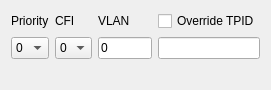
<ui version="4.0" >
 <class>Form</class>
 <widget class="QWidget" name="Form" >
  <property name="geometry" >
   <rect>
    <x>0</x>
    <y>0</y>
    <width>271</width>
    <height>90</height>
   </rect>
  </property>
  <property name="windowTitle" >
   <string>Form</string>
  </property>
  <layout class="QGridLayout" >
   <item row="0" column="0" >
    <layout class="QGridLayout" >
     <item row="0" column="0" >
      <widget class="QLabel" name="label_9" >
       <property name="text" >
        <string>Priority</string>
       </property>
      </widget>
     </item>
     <item row="0" column="1" >
      <widget class="QLabel" name="label_8" >
       <property name="text" >
        <string>CFI</string>
       </property>
      </widget>
     </item>
     <item row="0" column="2" >
      <widget class="QLabel" name="label_10" >
       <property name="text" >
        <string>VLAN</string>
       </property>
      </widget>
     </item>
     <item row="0" column="3" >
      <widget class="QCheckBox" name="cbCvlanTpidOverride" >
       <property name="enabled" >
        <bool>true</bool>
       </property>
       <property name="text" >
        <string>Override TPID</string>
       </property>
      </widget>
     </item>
     <item row="1" column="0" >
      <widget class="QComboBox" name="cmbCvlanPrio" >
       <property name="enabled" >
        <bool>true</bool>
       </property>
       <item>
        <property name="text" >
         <string>0</string>
        </property>
       </item>
       <item>
        <property name="text" >
         <string>1</string>
        </property>
       </item>
       <item>
        <property name="text" >
         <string>2</string>
        </property>
       </item>
       <item>
        <property name="text" >
         <string>3</string>
        </property>
       </item>
       <item>
        <property name="text" >
         <string>4</string>
        </property>
       </item>
       <item>
        <property name="text" >
         <string>5</string>
        </property>
       </item>
       <item>
        <property name="text" >
         <string>6</string>
        </property>
       </item>
       <item>
        <property name="text" >
         <string>7</string>
        </property>
       </item>
      </widget>
     </item>
     <item row="1" column="1" >
      <widget class="QComboBox" name="cmbCvlanCfi" >
       <property name="enabled" >
        <bool>true</bool>
       </property>
       <item>
        <property name="text" >
         <string>0</string>
        </property>
       </item>
       <item>
        <property name="text" >
         <string>1</string>
        </property>
       </item>
      </widget>
     </item>
     <item row="1" column="2" >
      <widget class="QLineEdit" name="leCvlanId" >
       <property name="enabled" >
        <bool>true</bool>
       </property>
       <property name="text" >
        <string>0</string>
       </property>
      </widget>
     </item>
     <item row="1" column="3" >
      <widget class="QLineEdit" name="leCvlanTpid" >
       <property name="enabled" >
        <bool>true</bool>
       </property>
       <property name="inputMask" >
        <string>HH HH; </string>
       </property>
       <property name="text" >
        <string> </string>
       </property>
      </widget>
     </item>
    </layout>
   </item>
   <item row="0" column="1" >
    <spacer>
     <property name="orientation" >
      <enum>Qt::Horizontal</enum>
     </property>
     <property name="sizeHint" >
      <size>
       <width>40</width>
       <height>20</height>
      </size>
     </property>
    </spacer>
   </item>
   <item row="1" column="0" >
    <spacer>
     <property name="orientation" >
      <enum>Qt::Vertical</enum>
     </property>
     <property name="sizeHint" >
      <size>
       <width>20</width>
       <height>40</height>
      </size>
     </property>
    </spacer>
   </item>
  </layout>
 </widget>
 <resources/>
 <connections/>
</ui>
